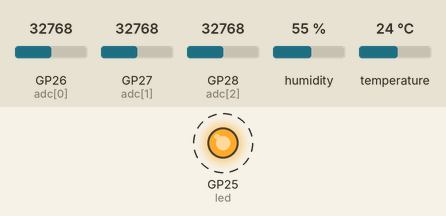
Simulated run of this program. Board: Raspberry Pi Pico running MicroPython. Parts: output pins drawn as LEDs (lit = HIGH). Dashed ring = blinking. The test bench sets the inputs (shaded band); at power-on: GP26 (adc[0]) = 32768, GP27 (adc[1]) = 32768, GP28 (adc[2]) = 32768, humidity 55 %, temperature 24 °C (analog values on the 0–65535 scale). What the program prints to the serial console is not drawn.

Above: at 1.07 s.
Timing chart, 0 to 5.5 s (numbered marks = the images above):
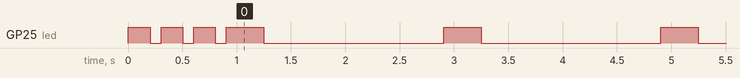

Measured:
- by itself, GP25 (led): HIGH → LOW at 0.20 s, → HIGH 0.10 s later, → LOW 0.20 s later, → HIGH 0.10 s later, … (135 changes in this stretch)

The program:

main.py
```python
"""
╔═══════════════════════════════════════════════════════════╗
║  TERRA-CORE AgriSat — Raspberry Pi Pico Sensor Hub v1.0  ║
║  TERRA-CORE AgriSat · 21.6277°N, 73.5903°E · Gujarat         ║
╚═══════════════════════════════════════════════════════════╝

SENSORS SUPPORTED:
  • 3× Capacitive Soil Moisture Sensors (Analog)
  • DHT22 Temperature + Humidity
  • DS18B20 Soil Temperature (optional, uncomment below)
  • BH1750 Light Sensor I2C (optional, uncomment below)

WIRING (see wiring_guide.txt for full diagram):
  GPIO26 (ADC0) ← Moisture Sensor 1 AOUT  (Zone 1 / FIELD-A)
  GPIO27 (ADC1) ← Moisture Sensor 2 AOUT  (Zone 2 / FIELD-B)
  GPIO28 (ADC2) ← Moisture Sensor 3 AOUT  (Zone 3 / FIELD-C)
  GPIO22        ← DHT22 Data Pin
  GPIO0  (TX0)  → ESP32 GPIO16 (RX2)
  GPIO1  (RX0)  ← ESP32 GPIO17 (TX2)
  3V3           → Sensor VCC (all sensors)
  GND           → Sensor GND (all sensors)

DEPLOYMENT:
  1. Install MicroPython on Pico (uf2 from micropython.org)
  2. Copy this file as 'main.py' using Thonny IDE or mpremote
  3. Pico will auto-run on power-up
  4. Run calibrate.py first to get your CAL_DRY / CAL_WET values

UART MESSAGE FORMAT (to ESP32, every 2 seconds):
  M1:45.2,M2:38.7,M3:52.1,T:28.4,H:65.3,ST:24.1,L:1200\\n
"""

from machine import ADC, UART, Pin, I2C
import time
import dht

# ─── CALIBRATION VALUES ─────────────────────────────────────────────────────
# Run calibrate.py to find your sensor's actual values.
# Place sensor in DRY AIR → note 16-bit ADC value → set as CAL_DRY
# Place sensor in WET SOIL → note value → set as CAL_WET
#
# Common capacitive v1.2 sensor values at 3.3V:
CAL_DRY = [52000, 52000, 52000]   # Per-zone dry calibration
CAL_WET = [23000, 23000, 23000]   # Per-zone wet calibration

# ─── SENSOR SMOOTHING ────────────────────────────────────────────────────────
SAMPLES = 8          # ADC samples to average per reading
INTERVAL = 2.0       # Seconds between transmissions

# ─── HARDWARE INIT ───────────────────────────────────────────────────────────
adc = [
    ADC(Pin(26)),    # Zone 1 / FIELD-A
    ADC(Pin(27)),    # Zone 2 / FIELD-B
    ADC(Pin(28)),    # Zone 3 / FIELD-C
]

# DHT22 sensor
dht_pin = Pin(22)
dht_sensor = dht.DHT22(dht_pin)

# UART0 → ESP32
uart = UART(0, baudrate=9600, tx=Pin(0), rx=Pin(1), timeout=100)

# Onboard LED (status)
# Pico:   led = Pin(25, Pin.OUT)
# Pico W: led = Pin("LED", Pin.OUT)
try:
    led = Pin("LED", Pin.OUT)   # Pico W
except:
    led = Pin(25, Pin.OUT)      # Pico (original)

# ─── OPTIONAL: DS18B20 Soil Temperature ──────────────────────────────────────
# Uncomment if you have DS18B20 connected to GPIO18
# from machine import Pin
# import onewire, ds18x20
# ds_pin   = Pin(18)
# ds_bus   = onewire.OneWire(ds_pin)
# ds       = ds18x20.DS18X20(ds_bus)
# ds_roms  = ds.scan()
# SOIL_TEMP_ENABLED = len(ds_roms) > 0

# ─── OPTIONAL: BH1750 Light Sensor (I2C) ─────────────────────────────────────
# Uncomment if BH1750 connected to SDA=GPIO4, SCL=GPIO5
# i2c = I2C(0, sda=Pin(4), scl=Pin(5), freq=400000)
# BH1750_ADDR = 0x23
# LIGHT_ENABLED = True

# ─── FUNCTIONS ───────────────────────────────────────────────────────────────

def read_moisture(zone_idx):
    """
    Read capacitive moisture sensor with multi-sample averaging.
    Returns float 0.0–100.0 (0=bone dry, 100=fully saturated).
    """
    total = 0
    for _ in range(SAMPLES):
        total += adc[zone_idx].read_u16()
        time.sleep_ms(5)
    avg = total / SAMPLES

    dry = CAL_DRY[zone_idx]
    wet = CAL_WET[zone_idx]
    pct = (dry - avg) / (dry - wet) * 100.0
    return round(max(0.0, min(100.0, pct)), 1)


def read_dht22():
    """
    Read DHT22 temperature and humidity.
    Returns (temp_celsius, humidity_percent) or (None, None) on error.
    """
    try:
        dht_sensor.measure()
        time.sleep_ms(150)
        t = dht_sensor.temperature()
        h = dht_sensor.humidity()
        # Sanity check
        if -40 <= t <= 80 and 0 <= h <= 100:
            return t, h
    except Exception as e:
        pass
    return None, None


def read_soil_temp():
    """Read DS18B20 soil temperature (°C). Returns 0 if not fitted."""
    # Uncomment if DS18B20 is wired:
    # try:
    #     if SOIL_TEMP_ENABLED:
    #         ds.convert_temp()
    #         time.sleep_ms(750)
    #         return round(ds.read_temp(ds_roms[0]), 1)
    # except:
    #     pass
    return 0.0


def read_light():
    """Read BH1750 light level (lux). Returns 0 if not fitted."""
    # Uncomment if BH1750 is wired:
    # try:
    #     if LIGHT_ENABLED:
    #         i2c.writeto(BH1750_ADDR, bytes([0x10]))  # Continuous 1lx
    #         time.sleep_ms(180)
    #         raw = i2c.readfrom(BH1750_ADDR, 2)
    #         return round((raw[0] << 8 | raw[1]) / 1.2, 0)
    # except:
    #     pass
    return 0.0


def build_message(m1, m2, m3, temp, hum, soil_t, lux):
    """
    Build the UART message string.
    All None values are replaced with 0 for robustness.
    """
    t  = round(temp   or 0, 1)
    h  = round(hum    or 0, 1)
    st = round(soil_t or 0, 1)
    lx = int(lux or 0)
    return "M1:{:.1f},M2:{:.1f},M3:{:.1f},T:{:.1f},H:{:.1f},ST:{:.1f},L:{}\n".format(
        m1, m2, m3, t, h, st, lx
    )


def status_blink(n=1, on_ms=80, off_ms=80):
    """Blink onboard LED n times."""
    for _ in range(n):
        led.on()
        time.sleep_ms(on_ms)
        led.off()
        time.sleep_ms(off_ms)


# ─── MAIN LOOP ───────────────────────────────────────────────────────────────
print("=" * 52)
print("TERRA-CORE AgriSat — Pico Sensor Hub v1.0")
print("UART0 TX=GP0  RX=GP1  @9600 baud → ESP32")
print("Sensors: 3× Moisture + DHT22")
print("Calibration (Zone 1-3):")
for i in range(3):
    print("  Zone {}: DRY={} WET={}".format(i+1, CAL_DRY[i], CAL_WET[i]))
print("=" * 52)

# Startup blink
status_blink(3, 200, 100)

error_streak  = 0
tx_count      = 0

while True:
    loop_start = time.ticks_ms()
    led.on()

    try:
        # Read sensors
        m = [read_moisture(i) for i in range(3)]
        temp, hum     = read_dht22()
        soil_t        = read_soil_temp()
        lux           = read_light()

        # Build and transmit
        msg = build_message(m[0], m[1], m[2], temp, hum, soil_t, lux)
        uart.write(msg.encode('ascii'))

        tx_count += 1
        error_streak = max(0, error_streak - 1)

        # Print to USB serial every 5 cycles (for monitoring via Thonny)
        if tx_count % 5 == 0:
            print("[{}] {}".format(tx_count, msg.strip()))
            print("      M: {:.1f}% | {:.1f}% | {:.1f}%  T:{:.1f}°C  H:{:.1f}%".format(
                m[0], m[1], m[2], temp or 0, hum or 0))

        led.off()

    except Exception as e:
        error_streak += 1
        led.off()
        # Send error beacon so ESP32 knows Pico is alive but struggling
        try:
            uart.write("ERR:{}\n".format(error_streak).encode())
        except:
            pass
        print("[ERROR #{}}] {}".format(error_streak, str(e)))

        # Auto-reset after 30 consecutive errors
        if error_streak >= 30:
            print("[RESET] Too many errors — rebooting Pico...")
            time.sleep(2)
            import machine
            machine.reset()

    # Pace the loop to INTERVAL seconds, accounting for sensor read time
    elapsed = time.ticks_diff(time.ticks_ms(), loop_start)
    sleep_ms = max(0, int(INTERVAL * 1000) - elapsed)
    time.sleep_ms(sleep_ms)
```
